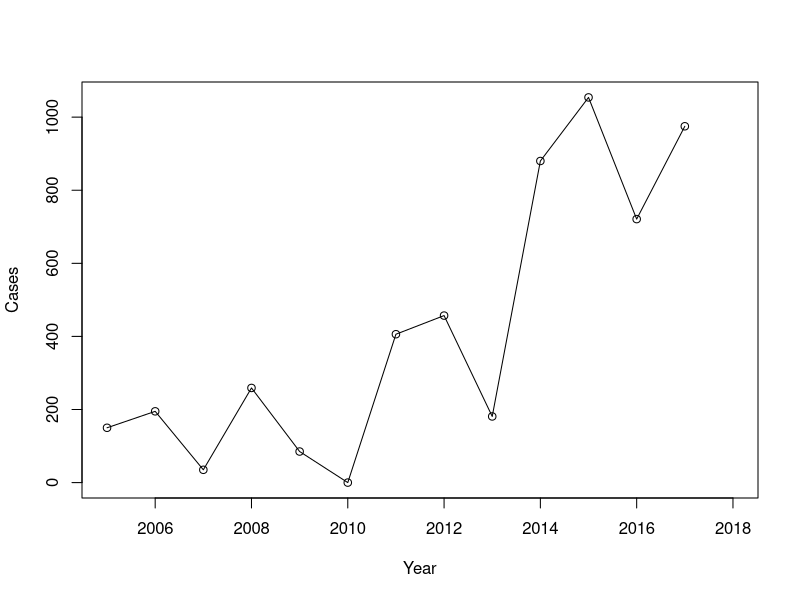
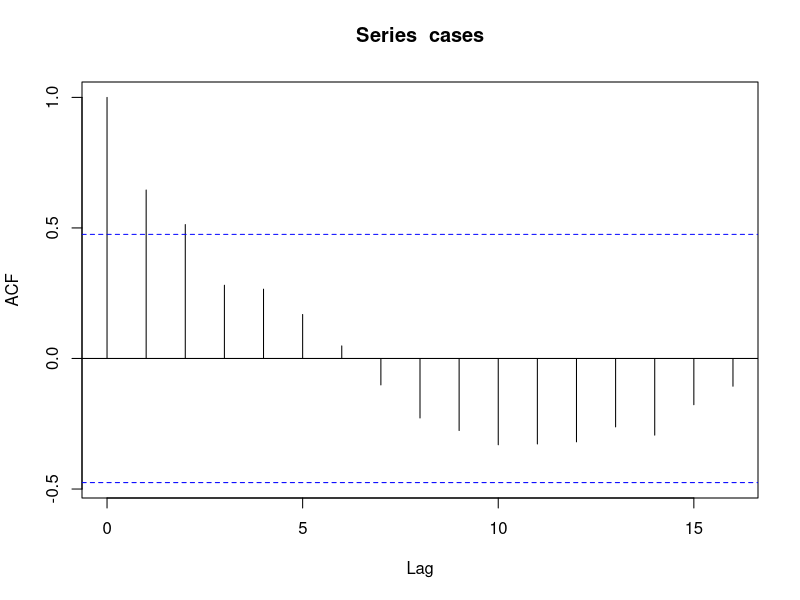
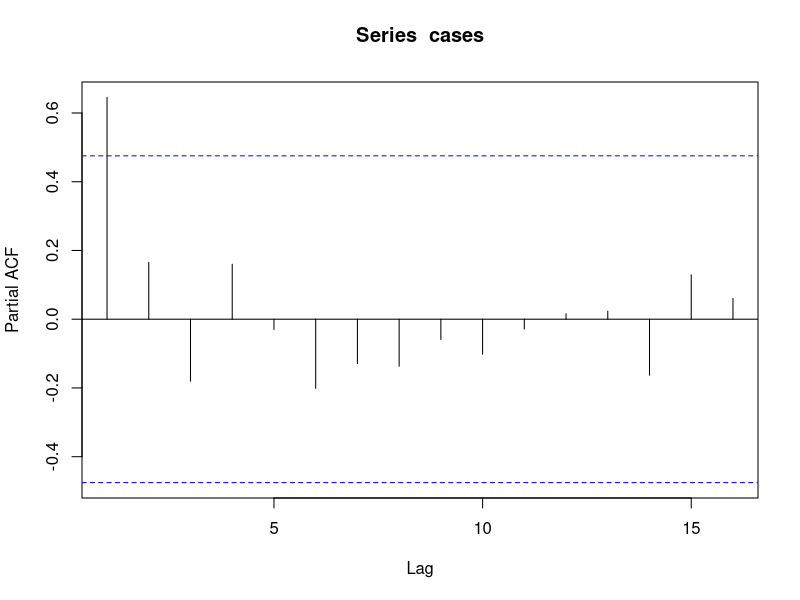
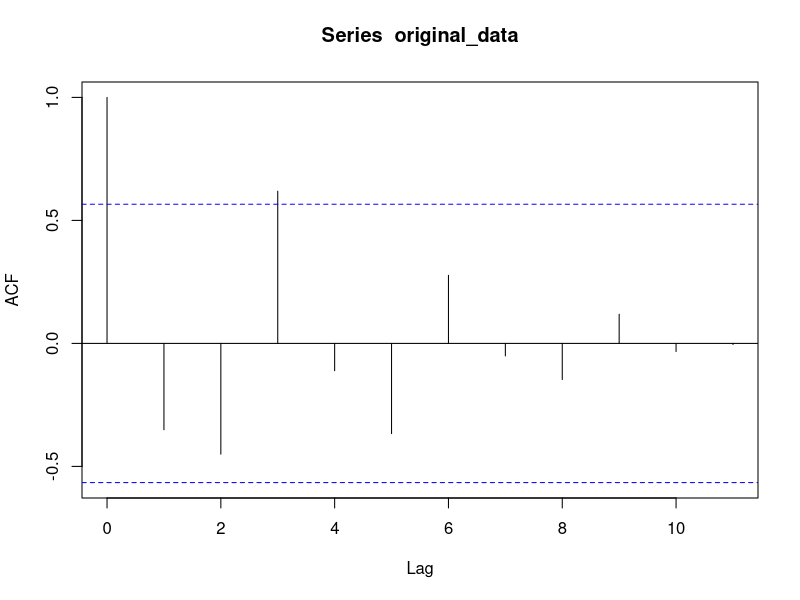
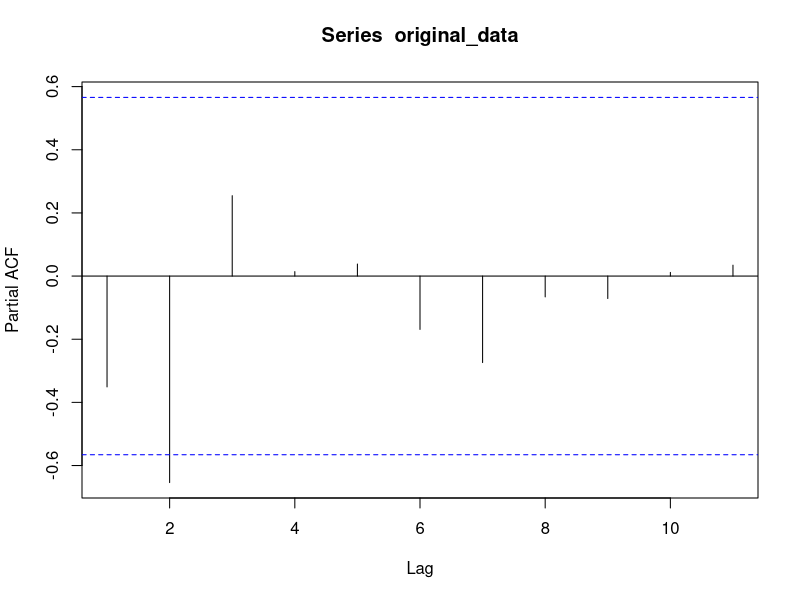
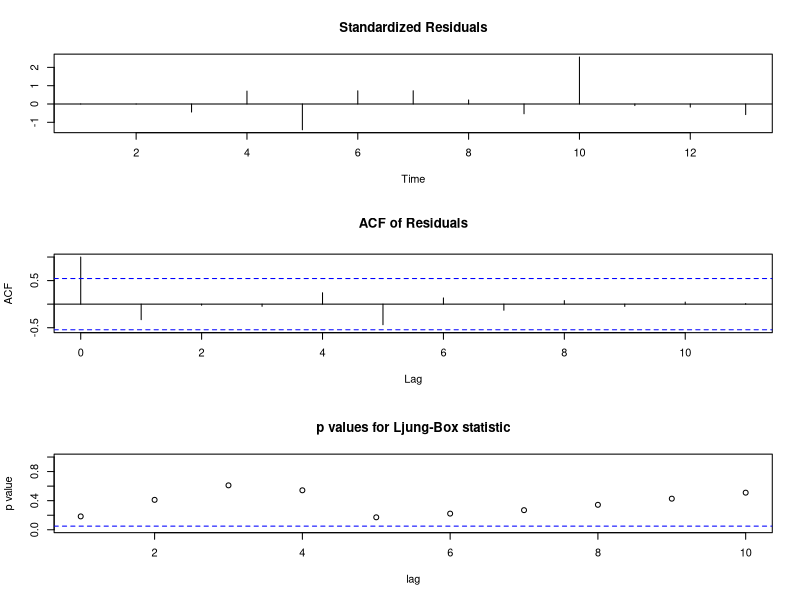
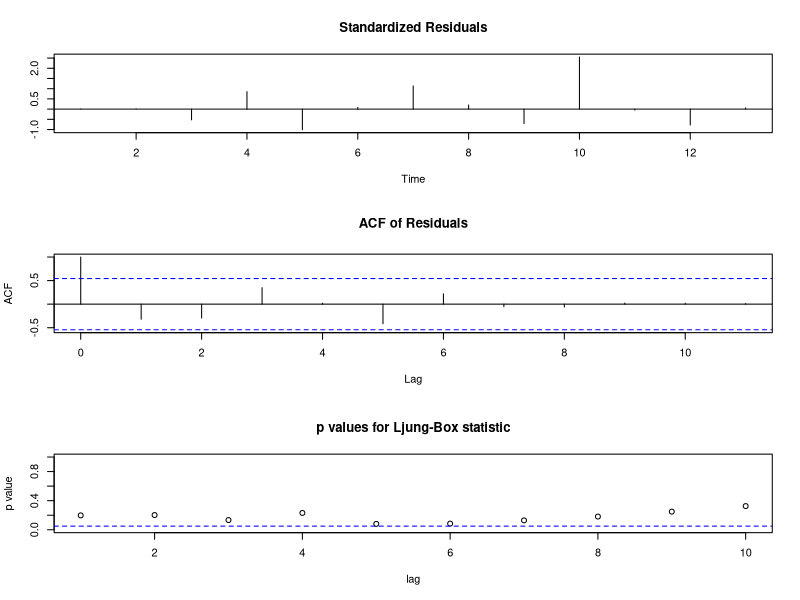
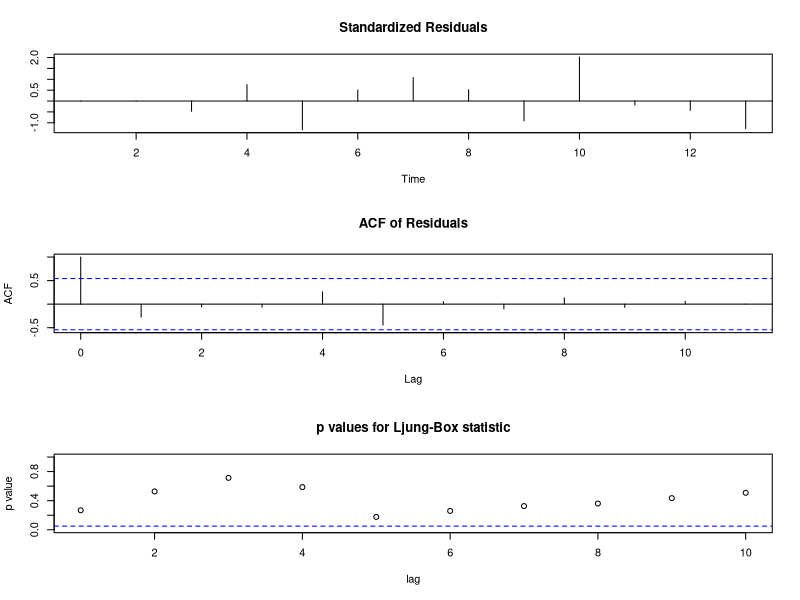

Write the R code that produced these figures, in order.
library(tidyverse)   # For data manipulation
library(ggplot2)     # For data visualization
library(forecast)    # For time series forecasting and ARIMA
library(tseries)

#*********************************************************************************************
data <- read.csv("data/data.csv")
data

cases <- data$Reported.cases.Leishmaniasis
cases
yearz <- 2005:2021
yearz

summary(cases)

#*********************************************************************************************

#********************************************************************************************
#Splitting the data

train_data <- cases[1:13]
train_data
test_yearz <- 2005:2017

test_data <- cases[14:17]
test_data


#********************************************************************************************

#Time series plot
windows(width = 8, height = 6)

plot(test_yearz, train_data, xlim = c(2005, 2018), ylim = c(0, max(train_data)), type = "o", xlab = "Year", ylab = "Cases")

#Plotting ACF and PACF
acf(cases, lag.max = 100)

pacf(cases, lag.max = 100)

#**********************************************************************************************

# From the graphs above, the data is not stationary. Carrying out Differencing. We will Test first using ADF test
adf_test <- adf.test(train_data)
adf_test



#If your data is not stationary, apply differencing to make it stationary.
original_data <- train_data
order_of_differencing <- 0
adf_p_value <- 1

while (adf_p_value >= 0.05) {  # Check for stationarity using ADF test
  if (order_of_differencing > 0) {
    differenced_data <- diff(original_data, differences = order_of_differencing)
  } else {
    differenced_data <- original_data
  }
  
  adf_result <- adf.test(differenced_data)
  adf_p_value <- adf_result$p.value
  
  if (adf_p_value >= 0.05) {
    order_of_differencing <- order_of_differencing + 1
    original_data <- differenced_data
  }
}

cat("Order of differencing:", order_of_differencing, "\n")
cat("Final ADF p-value:", adf_p_value, "\n")




acf(original_data, lag.max=100)
pacf(original_data, lag.max=100)

#***************************************************************************************************************

#Looking for the best model

#model 1 ARIMA(0,4,1)
fit1 = arima(train_data, order = c(2,2,3))
tsdiag(fit1)
summary(fit1)

#model 2 ARIMA(1,4,0)

fit2 = arima(train_data, order = c(0,2,3))
tsdiag(fit2)
summary(fit2)

#model 3 ARIMA(2,2,0)
fit3 = arima(train_data, order = c(2,2,0))
tsdiag(fit3)
summary(fit3)


#model 3 auto
library(forecast)
fit3 = auto.arima(train_data)
tsdiag(fit3)
summary(fit3)

#**************************************************************************************************************************

#Conclusion

x_limits <- c(2005, 2024)

plot(test_yearz, train_data, xlim =x_limits , ylim = c(-5000, 8000), type = "o", xlab = "Year", ylab = "Cases")
lines(test_yearz, train_data, type="l" )
lines(test_yearz, train_data-fit3$residuals, type="l", col="red")


#***************************************************************************************************************************

# forecast for 4 steps ahead
forecast = predict(fit3, n.ahead=4)
forecast
forecasted_values <- forecast$pred
forecasted_values

# Ensure you have the last observed value from your original time series
last_observed_value <- cases[length(train_data)]
last_observed_value

# Initialize a vector to store recovered predictions
recovered_predictions <- numeric(length(forecasted_values))
recovered_predictions

# Reverse the differencing operation
for (i in 1:length(forecasted_values)) {
  recovered_predictions[i] <- last_observed_value + forecasted_values[i]
  last_observed_value <- recovered_predictions[i]
}
recovered_predictions
# Now, 'recovered_predictions' contains the predictions in the original scale

forecasted_years <- 2018:2021
lines(forecasted_years, recovered_predictions, type = "o", col = "red")
lines(forecasted_years, recovered_predictions-1.96*forecast$se, col="blue")
lines(forecasted_years, recovered_predictions+1.96*forecast$se, col="blue")
# Customize the x-axis ticks to increment by 1
axis(1, at = seq(2005, 2024, by = 1))


#Calculating model accuracy

MAPE <- mean(abs((test_data - recovered_predictions) / test_data)) * 100
MAPE

RMSE <- sqrt(mean((test_data - recovered_predictions)^2))
RMSE

























